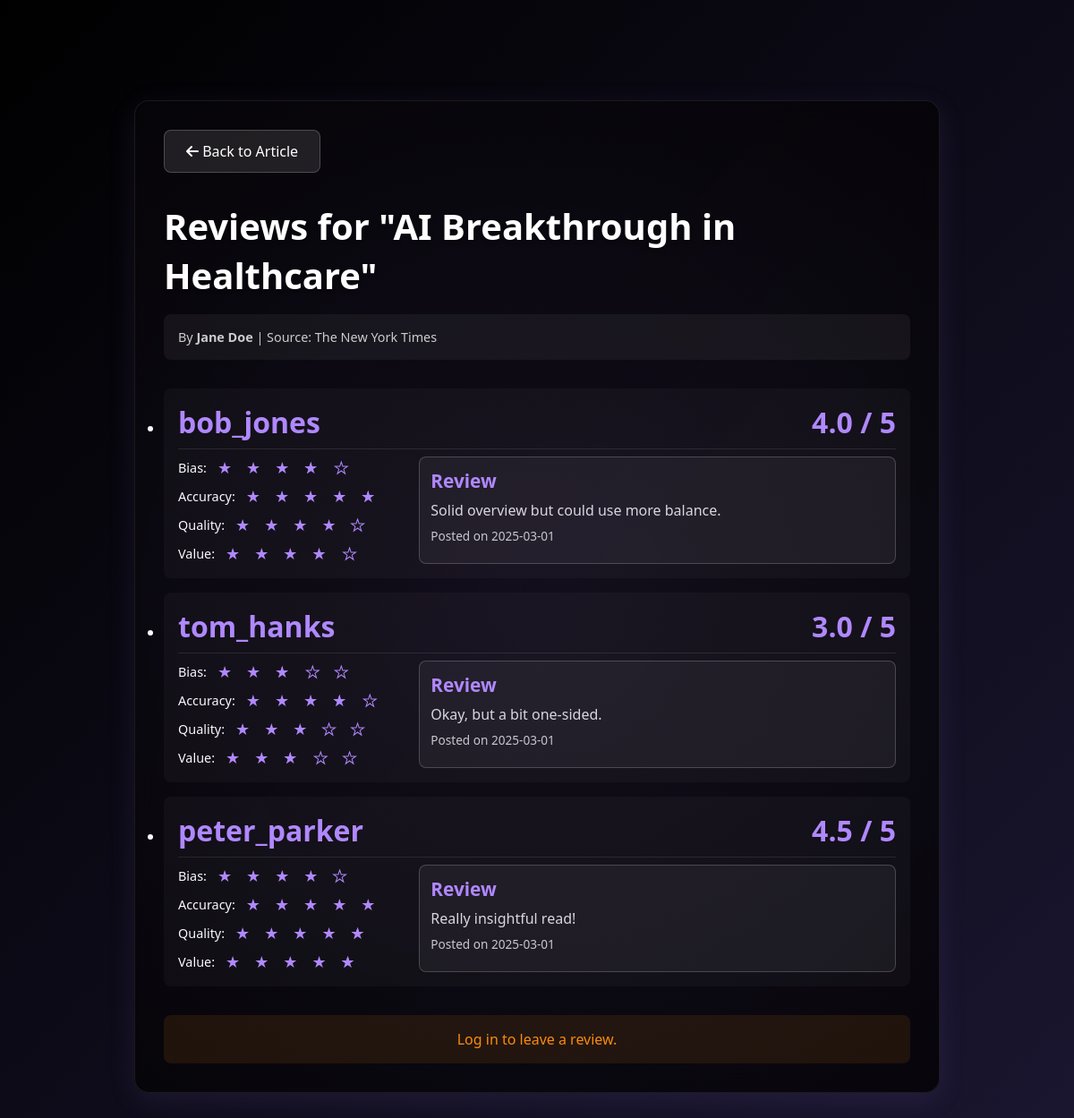
Page /reviews?article_id=1 on the committed database.
### tables this page shows
CREATE TABLE articles
                       (id TEXT PRIMARY KEY,
                        title TEXT NOT NULL,
                        source TEXT NOT NULL,
                        author TEXT NOT NULL,
                        length INTEGER NOT NULL,
                        category TEXT NOT NULL,
                        rating INTEGER NOT NULL,
                        summary TEXT NOT NULL,
                        publication_date TEXT NOT NULL,
                        body TEXT);

CREATE TABLE users
                       (id INTEGER PRIMARY KEY,
                        username TEXT NOT NULL UNIQUE,
                        email TEXT NOT NULL UNIQUE,
                        password TEXT NOT NULL,
                        verified_code TEXT NOT NULL);

CREATE TABLE reviews (
                                review_id INTEGER PRIMARY KEY AUTOINCREMENT,
                                article_id TEXT NOT NULL,
                                user_id INTEGER NOT NULL,
                                bias_rating INTEGER NOT NULL,
                                accuracy_rating INTEGER NOT NULL,
                                quality_rating INTEGER NOT NULL,
                                value_rating INTEGER NOT NULL,
                                overall_rating REAL NOT NULL,
                                review TEXT NOT NULL,
                                created_at TIMESTAMP DEFAULT CURRENT_TIMESTAMP,
                                FOREIGN KEY (article_id) REFERENCES articles(id),
                                FOREIGN KEY (user_id) REFERENCES users(id)
                              );

### app.py (the view)
@app.route('/reviews')
def reviews_page():
    db = get_db()
    article_id = request.args.get('article_id')
    if not article_id:
        return "Article ID is required", 400
    article = get_article_by_id(article_id)
    if not article:
        return "Article not found", 404
    user_id = session.get('user_id')
    user = None
    if user_id:
        user = db.execute('SELECT * FROM users WHERE id = ?', (user_id,)).fetchone()
    reviews = db.execute('SELECT * FROM reviews WHERE article_id = ?', (article_id,)).fetchall()
    authors = {}
    for review in reviews:
        author = db.execute('SELECT * FROM users WHERE id = ?', (review['user_id'],)).fetchone()
        if author:
            authors[review['user_id']] = author['username']
        else:
            authors[review['user_id']] = 'User ' + str(review['user_id'])
    return render_template("reviews.html", article=article, user=user, reviews=reviews, authors=authors)

### app.py (called while the page is built)
def get_db():
    conn = sqlite3.connect(DATABASE)
    conn.row_factory = sqlite3.Row
    return conn

def get_article_by_id(article_id):
    db = get_db()
    article = db.execute("SELECT * FROM articles WHERE id = ?", (article_id,)).fetchone()
    return article

### templates/reviews.html (shortened to what this page needs)
<!DOCTYPE html>
<html lang="en">
<head>
    <link href="https://cdnjs.cloudflare.com/ajax/libs/font-awesome/6.0.0/css/all.min.css" rel="stylesheet">
</head>
<body>
    <div class="article-container">
        <a href="{{ url_for('article_page', article_id=article.id) }}" class="back-button"><i class="fas fa-arrow-left"></i> Back to Article</a>
        <div class="article-header">Reviews for "{{ article.title }}"</div>
        <div class="article-meta">By <strong>{{ article.author }}</strong> | Source: {{ article.source }}</div>
        {% if reviews %}
            <ul class="review-list">
                {% for review in reviews %}
                    <li class="review-item">
                        <div class="review-header">
                            {% if authors %}
                                {% if authors[review.user_id] != 'None' %}
                                    <span class="review-username">{{ authors[review.user_id] }}</span>
                                {% else %}
                                    <span class="review-username">User {{ review.user_id }}</span>
                                {% endif %}
                            {% else %}
                                <span class="review-username">Anonymous</span>
                            {% endif %}
                            <span class="overall-rating">{{ "%.1f"|format(review.overall_rating) }} / 5</span>
                        </div>
                        <div class="review-details">
                            <div class="rating-breakdown">
                                <div class="review-rating-row">
                                    <span>Bias:</span>
                                    {% set full_stars = review.bias_rating|int %}
                                    {% set has_half = review.bias_rating - full_stars >= 0.5 %}
                                    {% for i in range(5) %}
                                        {% if i < full_stars %}
                                            <span class="star">★</span>
                                        {% elif i == full_stars and has_half %}
                                            <span class="half-star">★</span>
                                        {% else %}
                                            <span class="empty-star">★</span>
                                        {% endif %}
                                    {% endfor %}
                                </div>
                                <div class="review-rating-row">
                                    <span>Accuracy:</span>
                                    {% set full_stars = review.accuracy_rating|int %}
                                    {% set has_half = review.accuracy_rating - full_stars >= 0.5 %}
                                    {% for i in range(5) %}
                                        {% if i < full_stars %}
                                            <span class="star">★</span>
                                        {% elif i == full_stars and has_half %}
                                            <span class="half-star">★</span>
                                        {% else %}
                                            <span class="empty-star">★</span>
                                        {% endif %}
                                    {% endfor %}
                                </div>
                                <div class="review-rating-row">
                                    <span>Quality:</span>
                                    {% set full_stars = review.quality_rating|int %}
                                    {% set has_half = review.quality_rating - full_stars >= 0.5 %}
                                    {% for i in range(5) %}
                                        {% if i < full_stars %}
                                            <span class="star">★</span>
                                        {% elif i == full_stars and has_half %}
                                            <span class="half-star">★</span>
                                        {% else %}
                                            <span class="empty-star">★</span>
                                        {% endif %}
                                    {% endfor %}
                                </div>
                                <div class="review-rating-row">
                                    <span>Value:</span>
                                    {% set full_stars = review.value_rating|int %}
                                    {% set has_half = review.value_rating - full_stars >= 0.5 %}
                                    {% for i in range(5) %}
                                        {% if i < full_stars %}
                                            <span class="star">★</span>
                                        {% elif i == full_stars and has_half %}
                                            <span class="half-star">★</span>
                                        {% else %}
                                            <span class="empty-star">★</span>
                                        {% endif %}
                                    {% endfor %}
                                </div>
                            </div>
                            <div class="review-text-container">
                                <div class="review-text-label">Review</div>
                                <div class="review-text">{{ review.review }}</div>
                                <div class="review-date">Posted on {{ review.created_at }}</div>
                            </div>
                        </div>
                    </li>
                {% endfor %}
            </ul>
        {% else %}
            <p class="no-reviews">No reviews yet. Be the first to review!</p>
        {% endif %}
        {% if user.verified_code %}
            <section class="review-form">
                <h2>Leave a Review</h2>
                <form action="{{ url_for('submit_review') }}" method="POST">
                    <input type="hidden" name="article_id" value="{{ article['id'] }}">
                    <div class="form-container">
                        <div class="ratings-container">
                            <label for="bias">Bias Rating:</label>
                            <div class="star-rating" data-name="bias">
                                <span>★</span><span>★</span><span>★</span><span>★</span><span>★</span>
                                <input type="hidden" name="bias" value="0">
                            </div>
                            <label for="accuracy">Accuracy Rating:</label>
                            <div class="star-rating" data-name="accuracy">
                                <span>★</span><span>★</span><span>★</span><span>★</span><span>★</span>
                                <input type="hidden" name="accuracy" value="0">
                            </div>
                            <label for="quality">Quality Rating:</label>
                            <div class="star-rating" data-name="quality">
                                <span>★</span><span>★</span><span>★</span><span>★</span><span>★</span>
                                <input type="hidden" name="quality" value="0">
                            </div>
                            <label for="value">Value Rating:</label>
                            <div class="star-rating" data-name="value">
                                <span>★</span><span>★</span><span>★</span><span>★</span><span>★</span>
                                <input type="hidden" name="value" value="0">
                            </div>
                        </div>
                        <div class="text-container">
                            <label for="text">Review Comment:</label>
                            <textarea id="text" name="text" required></textarea>
                        </div>
                    </div>
                    <button type="submit" class="submit-btn">Submit Review</button>
                </form>
            </section>
        {% else %}
            <p class="login-prompt">Log in to leave a review.</p>
        {% endif %}
    </div>
</body>
</html>

### templates/reviews.html (style rules this page uses)
* { margin: 0; padding: 0; box-sizing: border-box; }
body { font-family: 'Segoe UI', Tahoma, Geneva, Verdana, sans-serif; background: linear-gradient(135deg, #000 0%, #1a1630 100%); color: #fff; min-height: 100vh; padding: 2rem; overflow-x: hidden; }
.article-container { max-width: 900px; margin: 5rem auto 2rem; background: rgba(0, 0, 0, 0.9); backdrop-filter: blur(12px); padding: 2rem; border-radius: 16px; border: 1px solid rgba(255, 255, 255, 0.1); box-shadow: 0 8px 32px rgba(176, 136, 255, 0.1); position: relative; overflow: hidden; }
.article-container::before { content: ''; position: absolute; top: -50%; left: -50%; width: 200%; height: 200%; background: radial-gradient(circle, rgba(176, 136, 255, 0.1) 0%, transparent 70%); animation: glow 15s infinite alternate; pointer-events: none; }
.article-header { font-size: 2.5rem; font-weight: 700; margin-bottom: 1rem; text-shadow: 0 2px 4px rgba(0, 0, 0, 0.2); position: relative; z-index: 1; }
.article-meta { color: #ccc; font-size: 0.9rem; margin-bottom: 2rem; padding: 1rem; background: rgba(255, 255, 255, 0.05); border-radius: 8px; position: relative; z-index: 1; }
.article-meta strong { font-weight: 700; }
.star { color: #B088FF; margin: 0 4px; font-size: 18px; }
.half-star { color: #B088FF; margin: 0 4px; font-size: 18px; position: relative; display: inline-block; width: 18px; overflow: hidden; }
.half-star::before { content: '★'; position: absolute; color: #B088FF; width: 50%; overflow: hidden; }
.empty-star { color: transparent; -webkit-text-stroke: 1px #B088FF; margin: 0 4px; font-size: 18px; }
.review-list { display: flex; flex-direction: column; gap: 1rem; }
.review-item { background: rgba(255, 255, 255, 0.03); padding: 1rem; border-radius: 8px; cursor: pointer; transition: all 0.3s; }
.review-header { display: flex; justify-content: space-between; align-items: center; }
.review-username { color: #B088FF; font-size: 2rem; font-weight: 700; }
.overall-rating { font-size: 2rem; font-weight: 700; color: #B088FF; }
.review-details { display: none; margin-top: 0.5rem; padding-top: 0.5rem; border-top: 1px solid rgba(255, 255, 255, 0.1); display: flex; gap: 1rem; }
.rating-breakdown { display: flex; flex-direction: column; gap: 0.5rem; flex: 1; }
.review-rating-row { display: flex; align-items: center; gap: 0.5rem; font-size: 0.9rem; }
.review-text-container { flex: 2; background: rgba(255, 255, 255, 0.05); padding: 0.75rem; border-radius: 8px; border: 1px solid rgba(255, 255, 255, 0.2); }
.review-text-label { font-weight: 800; margin-bottom: 0.5rem; font-size: 1.3rem; color: #B088FF; }
.review-text { font-size: 1rem; color: #ddd; }
.review-date { color: #ccc; font-size: 0.85rem; margin-top: 0.5rem; margin-bottom: 0.1rem; }
.back-button { display: inline-block; background: rgba(255, 255, 255, 0.1); color: #fff; padding: 0.75rem 1.5rem; border-radius: 8px; text-decoration: none; font-weight: 500; transition: all 0.3s; margin-bottom: 2rem; position: relative; z-index: 1; border: 1px solid rgba(255, 255, 255, 0.2); }
.login-prompt { text-align: center; font-size: 1rem; color: #ff8c00; padding: 1rem; background: rgba(255, 140, 0, 0.1); border-radius: 8px; margin-top: 2rem; }

### rows in the picture
articles: title "AI Breakthrough in Healthcare", author "Jane Doe", source "The New York Times"
reviews: overall_rating "4.0", review "Solid overview but could use more balance.", created_at "2025-03-01"
users: username "bob_jones"
reviews: overall_rating "3.0", review "Okay, but a bit one-sided.", created_at "2025-03-01"
users: username "tom_hanks"
reviews: overall_rating "4.5", review "Really insightful read!", created_at "2025-03-01"
users: username "peter_parker"
